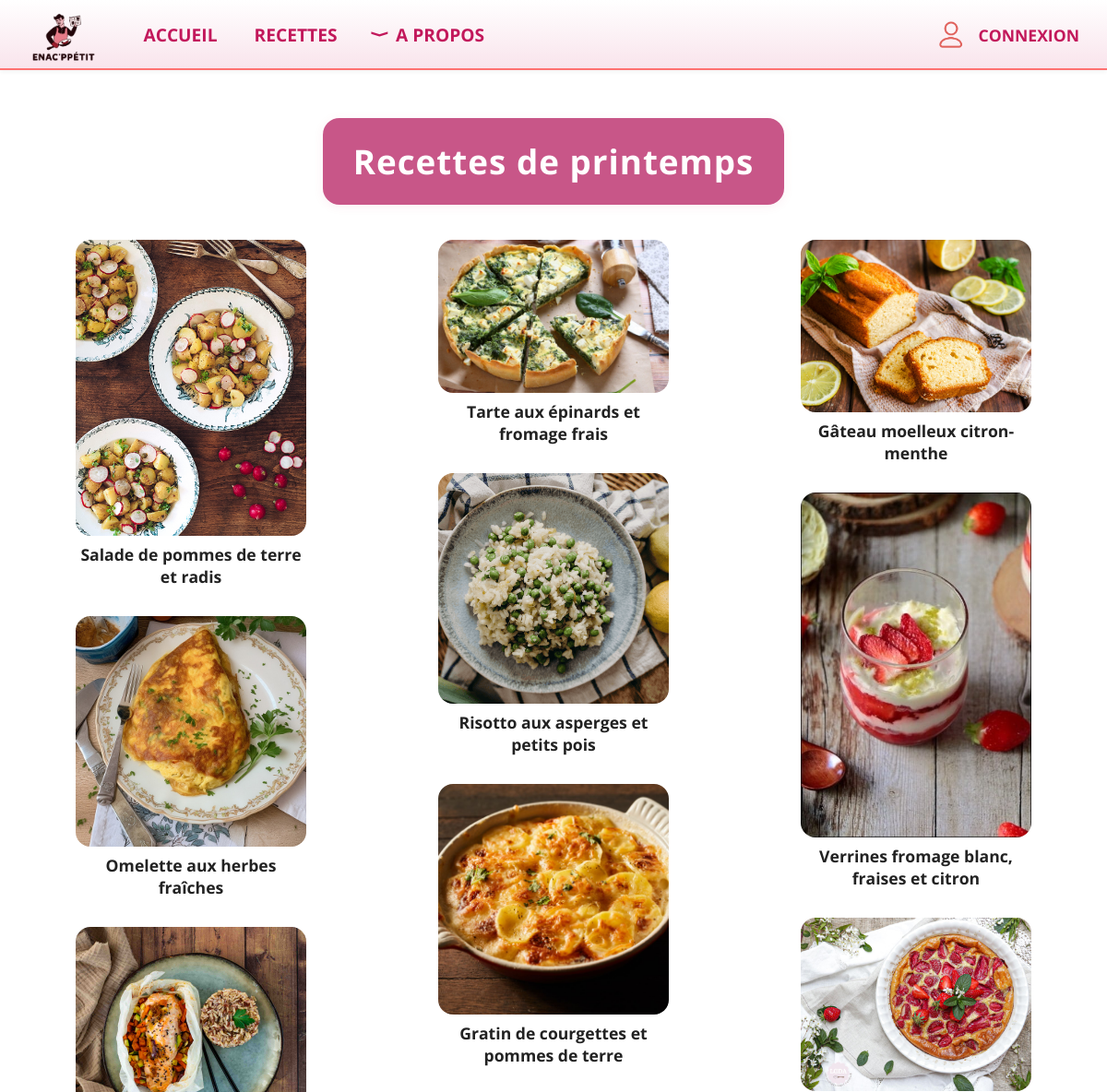
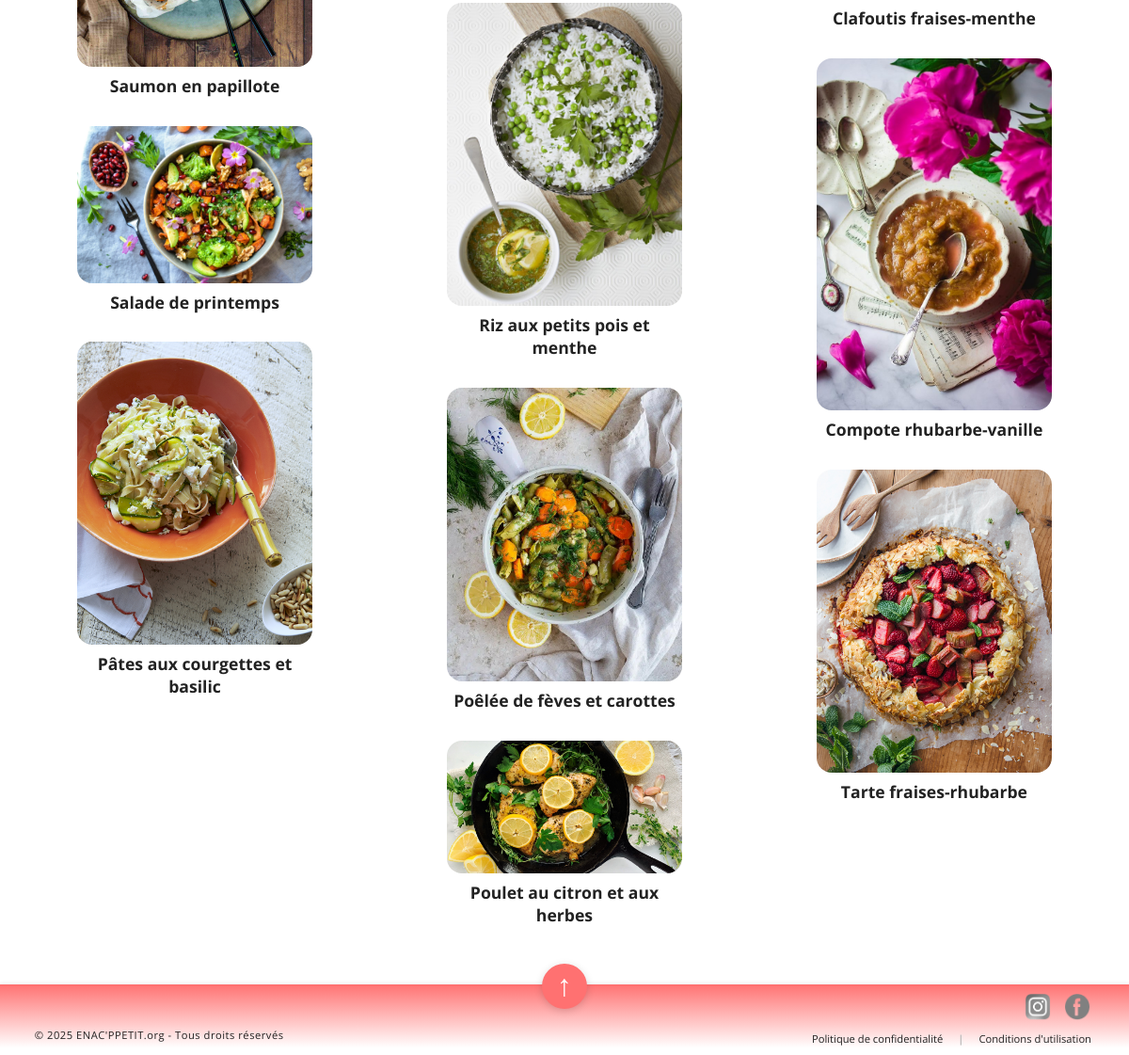
Screenshot of /printemps with the database file from the repository (2 pictures, top to bottom).
### tables this page shows
CREATE TABLE Recette (
    Recette_id INTEGER PRIMARY KEY,
    Title TEXT,
    Preptime INTEGER,
    Cooktime INTEGER,
    Category TEXT,
    Saison TEXT,
    Description TEXT,
    Servings INTEGER,
    Image TEXT
);

### app.py (the view)
@app.route('/printemps')
def printemps():
    conn = sqlite3.connect('BDD.db')
    conn.row_factory = sqlite3.Row
    plats = conn.execute("SELECT * FROM Recette WHERE saison = 'Printemps' AND category = 'Plat'").fetchall()
    desserts = conn.execute("SELECT * FROM Recette WHERE saison = 'Printemps' AND category = 'Dessert'").fetchall()
    conn.close()
    return render_template('printemps.html', plats=plats, desserts=desserts)

### templates/printemps.html (shortened to what this page needs)
{% extends "base.html" %}
{% block content %}
<div class="titre-saison">
    <h1>Recettes de printemps</h1>
</div>
<div class="recettes-grid">
    {% set titres_vus = [] %}
    {% for plat in plats %}
        {% if plat['Title'] not in titres_vus %}
            <div class="encadre-nom-recette">
                {% if plat['image'] %}
                    <div class="photo-recette">
                        <a href="{{ url_for('recette', recette_id=plat['Recette_id']) }}">
                            <img src="{{ url_for('static', filename=plat['image']) }}" alt="Image de {{ plat['Title'] }}">
                        </a>
                        <div class="titre-image-recette">
                            <a href="{{ url_for('recette', recette_id=plat['Recette_id']) }}" class="lien-recette-nom">
                                {{ plat['Title'] }}
                            </a>
                        </div>
                    </div>
                {% endif %}
            </div>
            {% set _ = titres_vus.append(plat['Title']) %}
        {% endif %}
    {% endfor %}
    {% for dessert in desserts %}
        {% if dessert['Title'] not in titres_vus %}
            <div class="encadre-nom-recette">
                {% if dessert['image'] %}
                    <div class="photo-recette">
                        <a href="{{ url_for('recette', recette_id=dessert['Recette_id']) }}">
                            <img src="{{ url_for('static', filename=dessert['image']) }}" alt="Image de {{ dessert['Title'] }}">
                        </a>
                        <div class="titre-image-recette">
                            <a href="{{ url_for('recette', recette_id=dessert['Recette_id']) }}" class="lien-recette-nom">
                                {{ dessert['Title'] }}
                            </a>
                        </div>
                    </div>
                {% endif %}
            </div>
            {% set _ = titres_vus.append(dessert['Title']) %}
        {% endif %}
    {% endfor %}
</div>
{% endblock %}

### static/style.css (style rules this page uses)
body { overflow-x: hidden; background: #fff; margin: 0; padding: 0; font-family: 'Open Sans', Arial, sans-serif; }
html { box-sizing: border-box; width: 100vw; overflow-x: hidden; }
*, *::before, *::after { box-sizing: inherit; }
.lien-recette-nom, .lien-apropos { color: #222 !important; text-decoration: none !important; }
.encadre-nom-recette { background: none; border: none; border-radius: 0; padding: 0 0 12px 0; font-size: 1.1em; font-weight: bold; margin: 0 0 0.5cm 0; box-sizing: border-box; width: 100%; break-inside: avoid; }
.recettes-grid { column-count: 3; column-gap: 0.5cm; width: 100%; max-width: 1200px; margin: 30px auto; padding: 0; display: block; }
.photo-recette img { width: 100%; max-width: 250px; height: auto; display: block; margin: 0 auto; border-radius: 16px; }
.titre-image-recette { max-width: 250px; margin: 8px auto 0 auto; text-align: center; font-size: 1em; font-weight: bold; white-space: normal; overflow: visible; text-overflow: unset; word-break: break-word; }
.titre-saison { background: #c85688; border-radius: 18px; padding: 22px 0; margin: 32px auto 38px auto; max-width: 500px; text-align: center; box-shadow: 0 2px 12px rgba(200, 24, 91, 0.07); }
.titre-saison h1 { color: #fff; margin: 0; font-size: 2.3em; letter-spacing: 1px; font-weight: bold; }

### rows the page displays
Recette: Image+Title (picture), Title "Salade de pommes de terre et radis"
Recette: Image+Title (picture), Title "Omelette aux herbes fraîches"
Recette: Image+Title (picture), Title "Saumon en papillote"
Recette: Image+Title (picture), Title "Salade de printemps"
Recette: Image+Title (picture), Title "Pâtes aux courgettes et basilic"
Recette: Image+Title (picture), Title "Tarte aux épinards et fromage frais"
Recette: Image+Title (picture), Title "Risotto aux asperges et petits pois"
Recette: Image+Title (picture), Title "Gratin de courgettes et pommes de terre"
Recette: Image+Title (picture), Title "Riz aux petits pois et menthe"
Recette: Image+Title (picture), Title "Poêlée de fèves et carottes"
Recette: Image+Title (picture), Title "Poulet au citron et aux herbes"
Recette: Image+Title (picture), Title "Gâteau moelleux citron-menthe"
Recette: Image+Title (picture), Title "Verrines fromage blanc, fraises et citron"
Recette: Image+Title (picture), Title "Clafoutis fraises-menthe"
Recette: Image+Title (picture), Title "Compote rhubarbe-vanille"
Recette: Image+Title (picture), Title "Tarte fraises-rhubarbe"
